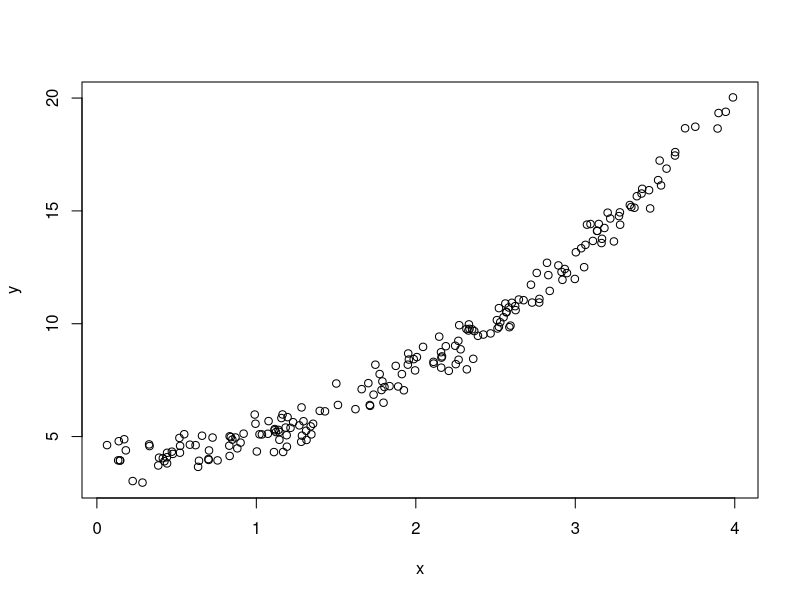
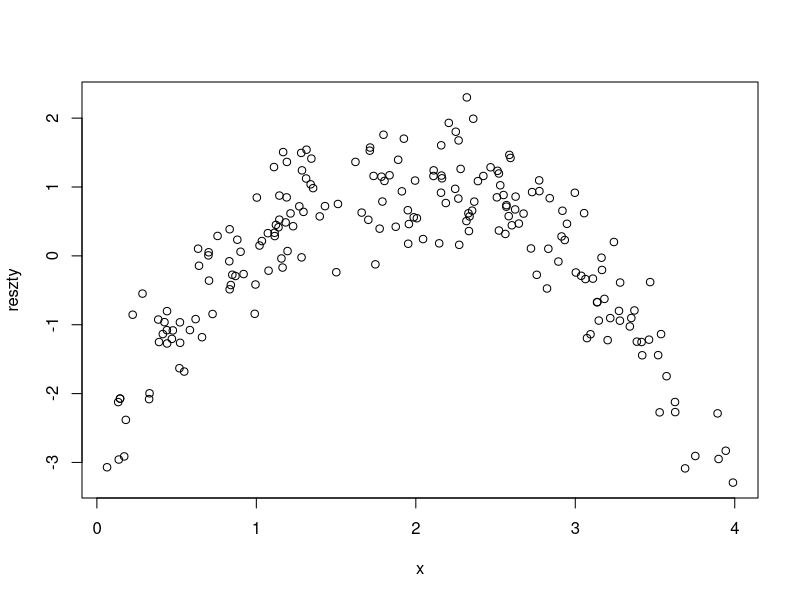
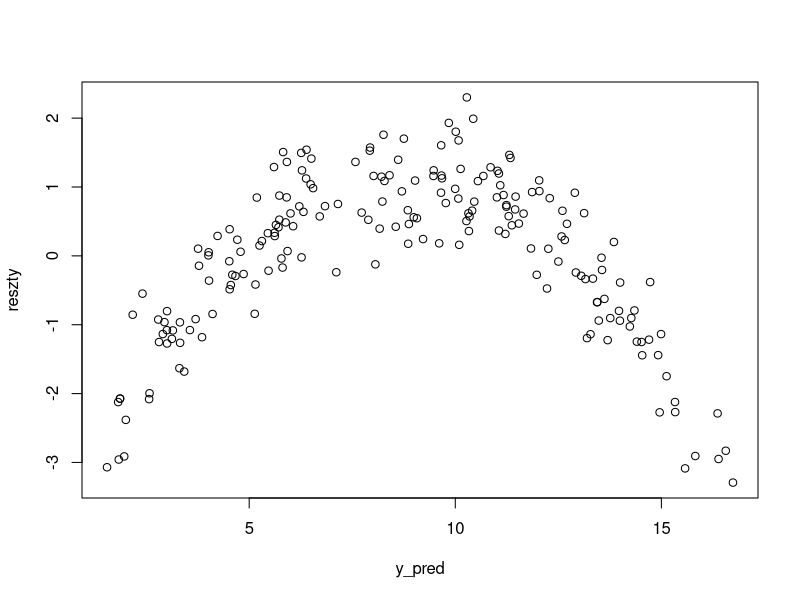
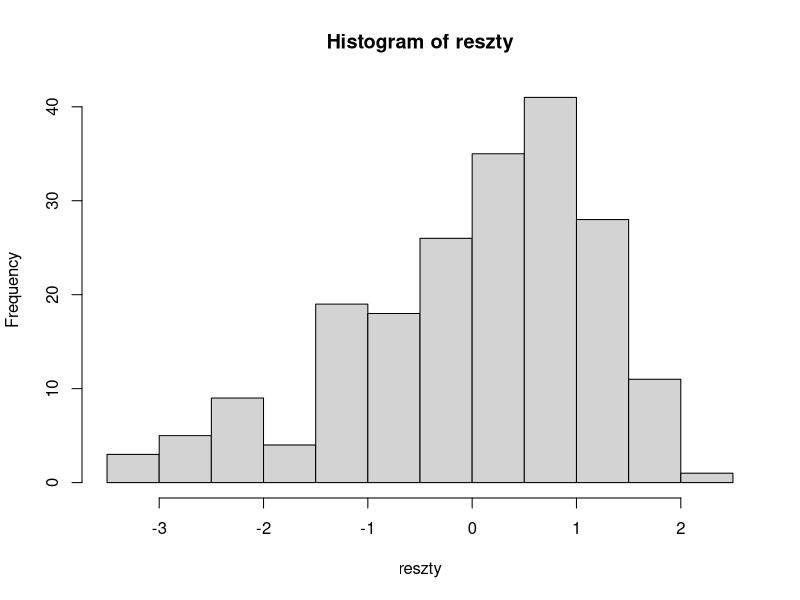
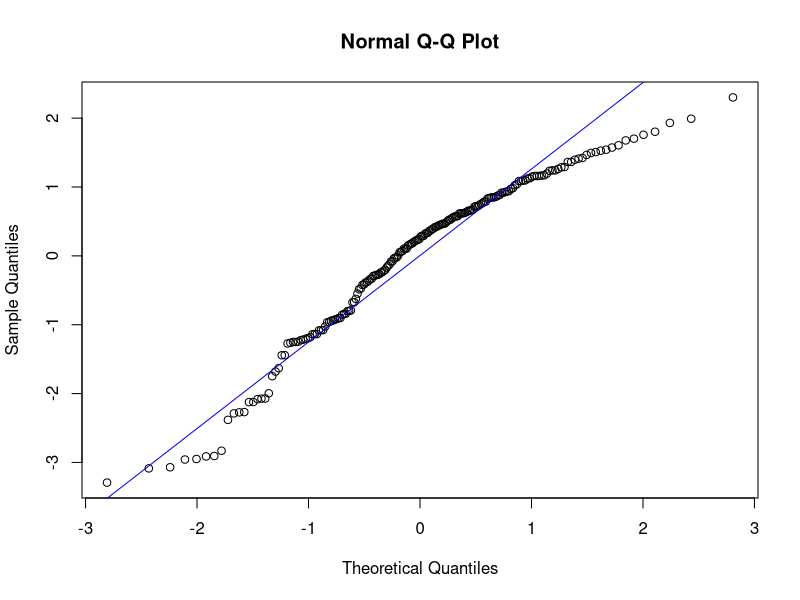
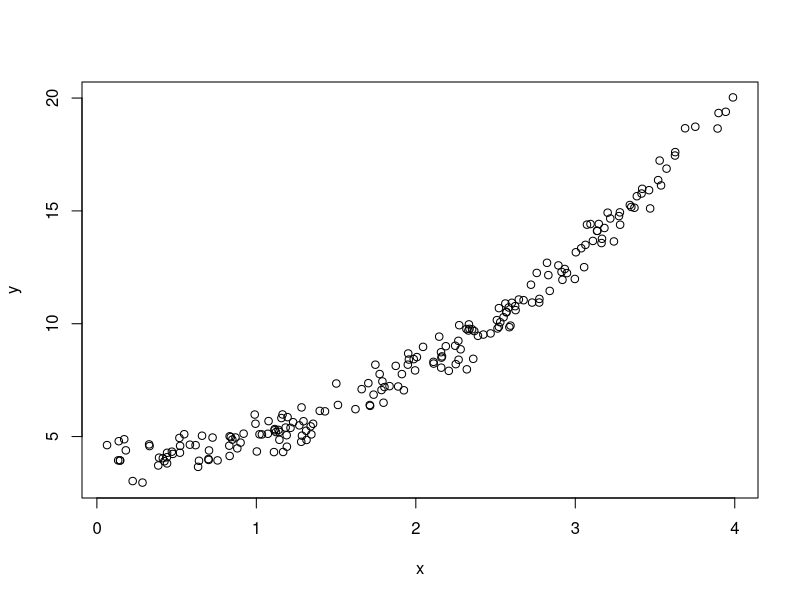
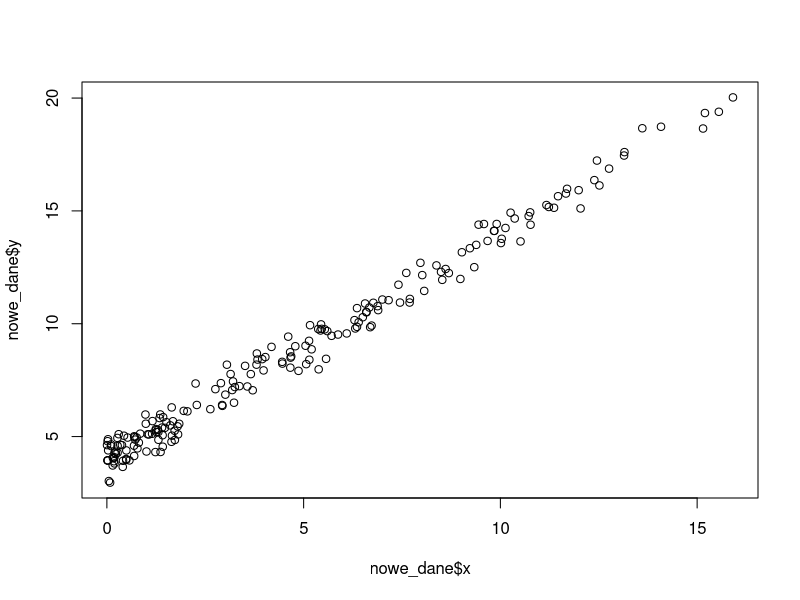
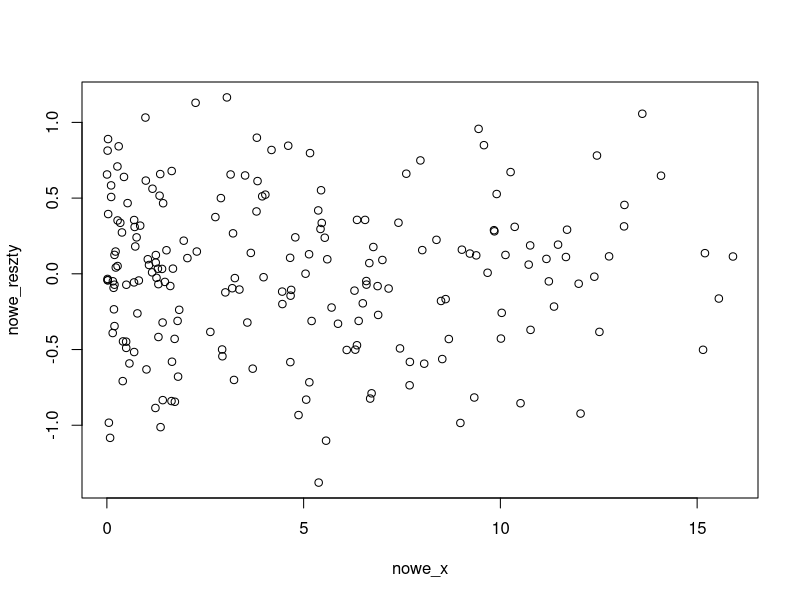

Generate these figures, in order, with R:
library(ggplot2)
library(readxl)

# Generujemy dane
b0 <- 4
b1 <- 1
n <- 200

x <- runif(n, min = 0, max = 4)
eps <- rnorm(n,mean = 0, sd = 0.5)
y <- b0 + b1*x^2 + eps 
  
dane <- data.frame(x=x,y=y)
#dane <- as.data.frame(read_excel("lab-3-2026.xlsx"))
plot(dane)

# Zadanie 1 - dopasowanie modelu
# Współczynnik R^2
# Analiza reszt

# Wyznacza beta0, beta1, R^2 i zwraca wektor predykcji y_pred
wyznaczenie_i_analiza_modelu <- function(x,y){
  
  sr_x <- mean(x)
  sr_y <- mean(y)
  
  beta_1 <- sum( (x-sr_x) *(y- sr_y) ) / (sum( (x- sr_x)^2 ))
  beta_0 <- sr_y - beta_1 * sr_x

  # Predykcja
  y_pred <- beta_0 + beta_1*x
  
  SSE <- sum((y-y_pred)^2)
  SST <- sum((y - mean(y))^2)
  R_kw <- 1- SSE/SST

  return(c(beta_0, beta_1, R_kw))
}

beta_0 <- wyznaczenie_i_analiza_modelu(x,y)[1]
beta_1 <- wyznaczenie_i_analiza_modelu(x,y)[2]

R_kw <- wyznaczenie_i_analiza_modelu(x,y)[3] # R^2 wynosi 0.89, nie jest to zły wynik
y_pred <- beta_0 + beta_1 *x

reszty <- y_pred - y
plot(x, reszty)
plot(y_pred, reszty)
# Wektor reszt wykazuje trend wielomianowy

hist(reszty)
qqnorm(reszty)
qqline(reszty, col = "blue")
# Histogram i wykres kwantylowy  wskazują na poważne odstępstwa

# Zadanie 2 - wykres rozrzutu
plot(x,y)
# zdecydowanie nie jest to charakter liniowy


# Zadanie 3 - przekształcenie danych
# Szukamy jakiejś funkcji f()

nowe_x <- x^2
nowe_dane <- data.frame(x=nowe_x, y=y)

plot(nowe_dane$x, nowe_dane$y)
# Teraz punkty układają się wokół funkcji liniowej

wyznaczenie_i_analiza_modelu(nowe_x,y) # Poprawiło to współczynnik R^2

nowe_beta_0 <- wyznaczenie_i_analiza_modelu(nowe_x,y)[1]
nowe_beta_1 <- wyznaczenie_i_analiza_modelu(nowe_x,y)[2]
nowe_R_kw <- wyznaczenie_i_analiza_modelu(nowe_x,y)[3]

nowe_y_pred <- nowe_beta_0 + nowe_beta_1*nowe_x

nowe_reszty <- y - nowe_y_pred
plot(nowe_x, nowe_reszty)
plot(nowe_y_pred, nowe_reszty)
hist(nowe_reszty, breaks = 20)
qqnorm(nowe_reszty)
qqline(nowe_reszty, col = "blue")
# Histogram i wykres kwantylowy wyglądają w porządku

podsumowanie_y <- data.frame(y=y, y_stare = y_pred, y_nowe = nowe_y_pred)

# Możemy obliczyc miary dokładności dopasowania
MAE_stary <- mean(abs(y - y_pred))
MAE_nowy <- mean(abs(y - nowe_y_pred))
MSE_stary <- mean((y - y_pred)^2)
MSE_nowy <- mean((y - nowe_y_pred)^2)

# W obu przypadkach wartości tych miar są mniejsze dla nowego modelu





########################## Analiza dla danych z excela ########################

dane <- as.data.frame(read_excel("lab-3-2026.xlsx"))
plot(dane)

x <- dane$x
y <- dane$y

# Zadanie 1 - dopasowanie modelu
# Współczynnik R^2
# Analiza reszt

# Wyznacza beta0, beta1, R^2 i zwraca wektor predykcji y_pred
wyznaczenie_i_analiza_modelu <- function(x,y){
  
  sr_x <- mean(x)
  sr_y <- mean(y)
  
  beta_1 <- sum( (x-sr_x) *(y- sr_y) ) / (sum( (x- sr_x)^2 ))
  beta_0 <- sr_y - beta_1 * sr_x
  
  # Predykcja
  y_pred <- beta_0 + beta_1*x
  
  SSE <- sum((y-y_pred)^2)
  SST <- sum((y - mean(y))^2)
  R_kw <- 1- SSE/SST
  
  return(c(beta_0, beta_1, R_kw))
}

beta_0 <- wyznaczenie_i_analiza_modelu(x,y)[1]
beta_1 <- wyznaczenie_i_analiza_modelu(x,y)[2]

R_kw <- wyznaczenie_i_analiza_modelu(x,y)[3] # R^2 wynosi 0.8101715, nie jest to zły wynik
y_pred <- beta_0 + beta_1 *x

reszty <- y_pred - y
plot(x, reszty)
plot(y_pred, reszty)
# Wektor reszt wykazuje trend (być może wielomianowy)

hist(reszty)
qqnorm(reszty)
qqline(reszty, col = "blue")
# Histogram i wykres kwantylowy  wskazują na poważne odstępstwa (zwłaszcza ostatni kwantyl)

# Zadanie 2 - wykres rozrzutu
plot(x,y)
# zdecydowanie nie jest to charakter liniowy
# Być może logarytm, albo pierwiastek


# Zadanie 3 - przekształcenie danych
# Szukamy jakiejś funkcji f()

nowe_x <- log(x)
nowe_dane <- data.frame(x=nowe_x, y=y)

plot(nowe_dane$x, nowe_dane$y)
# Teraz punkty układają się wokół funkcji liniowej

wyznaczenie_i_analiza_modelu(nowe_x,y) # Poprawiło to współczynnik R^2

nowe_beta_0 <- wyznaczenie_i_analiza_modelu(nowe_x,y)[1]
nowe_beta_1 <- wyznaczenie_i_analiza_modelu(nowe_x,y)[2]
nowe_R_kw <- wyznaczenie_i_analiza_modelu(nowe_x,y)[3]
# 0.9765857, zdecydowana poprawa dopasowania modelu

nowe_y_pred <- nowe_beta_0 + nowe_beta_1*nowe_x

nowe_reszty <- y - nowe_y_pred
plot(nowe_x, nowe_reszty)
plot(nowe_y_pred, nowe_reszty)
hist(nowe_reszty, breaks = 14) # Histogram nie mówi za dużo
qqnorm(nowe_reszty)
qqline(nowe_reszty, col = "blue")
# Wykres kwantylowy wyglądają lepiej, nie ma widocznych żadnych poważnych odstępstw

podsumowanie_y <- data.frame(y=y, y_stare = y_pred, y_nowe = nowe_y_pred)

# Możemy obliczyć miary dokładności dopasowania
MAE_stary <- mean(abs(y - y_pred))
MAE_nowy <- mean(abs(y - nowe_y_pred))
MSE_stary <- mean((y - y_pred)^2)
MSE_nowy <- mean((y - nowe_y_pred)^2)

# W obu przypadkach wartości tych miar są mniejsze dla nowego modelu
